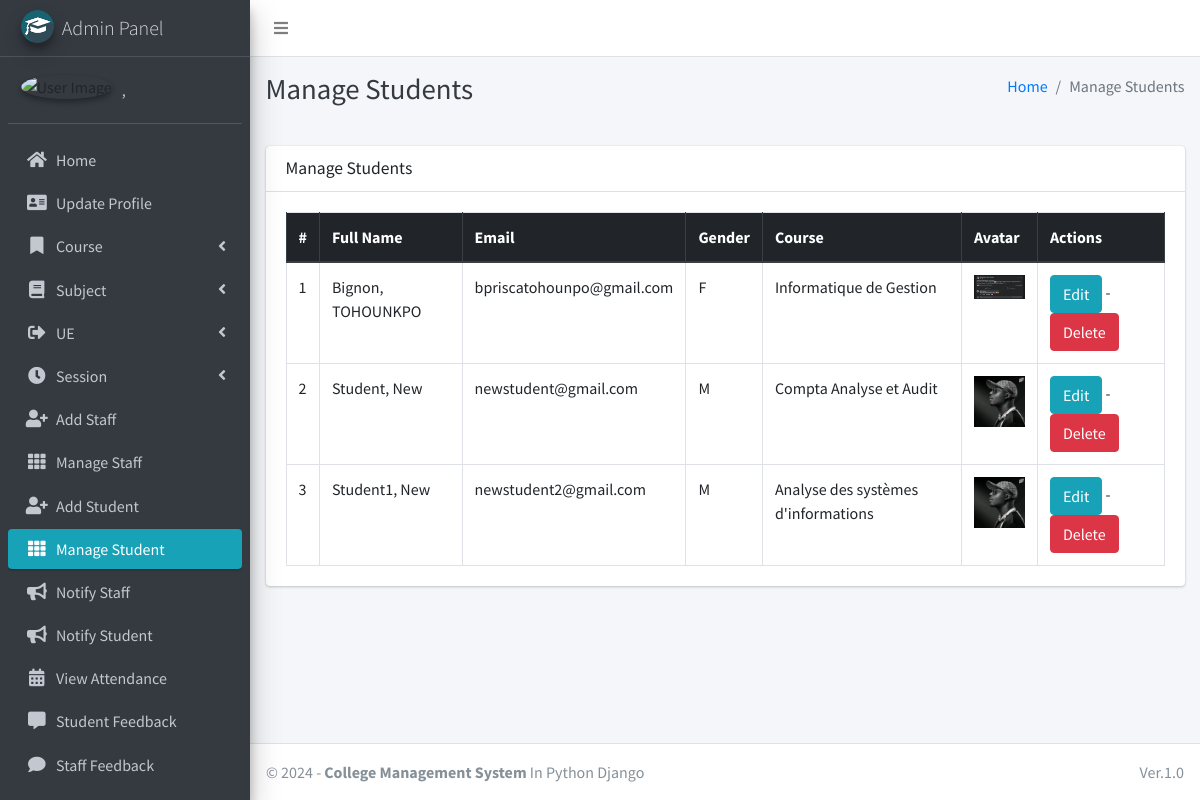
Page /student/manage/ (signed in) on the committed database.
### main_app/models.py (models this page shows, shortened)
class CustomUser(AbstractUser):
    USER_TYPE = ((1, "HOD"), (2, "Staff"), (3, "Student"))
    GENDER = [("M", "Male"), ("F", "Female")]
    username = None  # Removed username, using email instead
    email = models.EmailField(unique=True)
    user_type = models.CharField(default=1, choices=USER_TYPE, max_length=1)
    gender = models.CharField(max_length=1, choices=GENDER)
    profile_pic = models.ImageField()
    address = models.TextField()
    fcm_token = models.TextField(default="")  # For firebase notifications
    created_at = models.DateTimeField(auto_now_add=True)
    updated_at = models.DateTimeField(auto_now=True)
    USERNAME_FIELD = "email"
    REQUIRED_FIELDS = []
    objects = CustomUserManager()
    def __str__(self):
        return self.last_name + ", " + self.first_name

class Student(models.Model):
    admin = models.OneToOneField(CustomUser, on_delete=models.CASCADE)
    course = models.ForeignKey(Course, on_delete=models.DO_NOTHING, null=True, blank=False)
    session = models.ForeignKey(Session, on_delete=models.DO_NOTHING, null=True)
    cycle = models.ForeignKey(Cycle, on_delete=models.DO_NOTHING, null=True)
    years = models.ForeignKey(Years, on_delete=models.DO_NOTHING, null=True)

class Course(models.Model):
    name = models.CharField(max_length=120)
    cycle = models.ForeignKey(Cycle, on_delete=models.DO_NOTHING, null=True)
    created_at = models.DateTimeField(auto_now_add=True)
    updated_at = models.DateTimeField(auto_now=True)

### main_app/hod_views.py (the view)
# urls.py: path("student/manage/", hod_views.manage_student, name='manage_student'),
def manage_student(request):
    students = CustomUser.objects.filter(user_type=3)
    context = {
        'students': students,
        'page_title': 'Manage Students'
    }
    return render(request, "hod_template/manage_student.html", context)

### main_app/templates/hod_template/manage_student.html
{% extends 'main_app/base.html' %}
{% load static %}
{% block page_title %}{{page_title}}{% endblock page_title %}
{% block content %}
<section class="content">
    <div class="container-fluid">
        <div class="row">
            <div class="col-md-12">
                <div class="card">
                    <div class="card-header">
                        <h3 class="card-title">{{page_title}}</h3>
                    </div>
                    <div class="card-body">
                        <table id="example2" class="table table-bordered table-hover">
                            <thead class="thead-dark">
                                <tr>
                                    <th>#</th>
                                    <th>Full Name</th>
                                    <th>Email</th>
                                    <th>Gender</th>
                                    <th>Course</th>
                                    <th>Avatar</th>
                                    <th>Actions</th>
                                </tr>
                            </thead>
                            <tbody>
                                {% for student in students %}
                                <tr>
                                    <td>{{ forloop.counter }}</td>
                                    <td>{{student.last_name}}, {{student.first_name}}</td>
                                    <td>{{student.email}}</td>
                                    <td>{{student.gender}}</td>
                                    <td>{{student.student.course.name}}</td>
                                    <td>
                                        {% if student.profile_pic == ""  %}
                                        No Image
                                        {% else %}
                                        <img class="img img-fluid mb-2" height="56" width="56"
                                            src="{{student.profile_pic}}" alt="">
                                        {% endif %}
                                    </td>
                                    <td><a href="{% url 'edit_student' student.student.id %}" class="btn btn-info">Edit</a> -
                                        <a href="{% url 'delete_student' student.student.id %}" class="btn btn-danger" onclick="return confirm('Are you sure about this ?')">Delete</a>
                                    </td>
                                </tr>
                                {% endfor %}
                            </tbody>
                        </table>
                    </div>
                </div>
            </div>
        </div>
    </div>
</section>
{% endblock content %}

### main_app/templates/main_app/sidebar_template.html (shortened to what this page needs)
{% load static %}
<aside class="main-sidebar sidebar-dark-info elevation-4">
    {% if request.user.user_type == '1' %}
    <a href="{% url 'admin_home' %}" class="brand-link">
        <img src="{% static 'dist/img/cmsl.png' %} " alt="AdminLTE Logo"
            class="brand-image img-circle elevation-3" >
        <span class="brand-text font-weight-light">Admin Panel</span>
    </a>
    <div class="sidebar">
        <div class="user-panel mt-3 pb-3 mb-3 d-flex">
            <div class="image">
                <img src="{{ request.user.profile_pic}}" class="img-circle elevation-2" alt="User Image">
            </div>
            <div class="info">
                <a href="#" class="d-block">{{user}}</a>
            </div>
        </div>
        <nav class="mt-2">
            <ul class="nav nav-pills nav-sidebar flex-column" data-widget="treeview" role="menu" data-accordion="false">
                <li class="nav-item">
                    {% url 'admin_home' as admin_home %}
                    <a href="{{admin_home}}" class="nav-link {% if admin_home == request.path %} active {% endif %}">
                        <i class="nav-icon fas fa-home"></i>
                        <p>
                            Home
                        </p>
                    </a>
                </li>
                <li class="nav-item">
                    {% url 'admin_view_profile' as admin_view_profile %}
                    <a href="{{admin_view_profile}}"
                        class="nav-link {% if admin_view_profile == request.path %} active {% endif %}">
                        <i class="nav-icon fas fa-address-card"></i>
                        <p>
                            Update Profile
                        </p>
                    </a>
                </li>
                <li class="nav-item has-treeview">
                    <a href="#" class="nav-link">
                        <i class="nav-icon fas fa-bookmark"></i>
                        <p>
                            Course
                            <i class="fas fa-angle-left right"></i>
                        </p>
                    </a>
                </li>
                <li class="nav-item has-treeview">
                    <a href="#" class="nav-link">
                        <i class="nav-icon fas fa-book"></i>
                        <p>
                            Subject
                            <i class="fas fa-angle-left right"></i>
                        </p>
                    </a>
                </li>
                <li class="nav-item has-treeview">
                    <a href="#" class="nav-link">
                        <i class="nav-icon fas fa-sign-out-alt"></i>
                        <p>
                            UE
                            <i class="fas fa-angle-left right"></i>
                        </p>
                    </a>
                </li>
                <li class="nav-item has-treeview">
                    <a href="#" class="nav-link">
                        <i class="nav-icon fas fa-clock"></i>
                        <p>
                            Session
                            <i class="fas fa-angle-left right"></i>
                        </p>
                    </a>
                </li>
                <li class="nav-item">
                    {% url 'add_staff' as add_staff %}
                    <a href="{{add_staff}}" class="nav-link {% if add_staff == request.path %} active {% endif %}">
                        <i class="nav-icon fas fa-user-plus"></i>
                        <p>
                            Add Staff
                        </p>
                    </a>
                </li>
                <li class="nav-item">
                    {% url 'manage_staff' as manage_staff %}
                    {% url 'edit_staff' staff_id as edit_staff %}
                    <a href="{{manage_staff}}"
                        class="nav-link {% if manage_staff == request.path or request.path == edit_staff %} active {% endif %}">
                        <i class="nav-icon fas fa-th"></i>
                        <p>
                            Manage Staff
                        </p>
                    </a>
                </li>
                <li class="nav-item">
                    {% url 'add_student' as add_student%}
                    <a href="{{add_student}}" class="nav-link  {% if add_student == request.path %} active {% endif %}">
                        <i class="nav-icon fas fa-user-plus"></i>
                        <p>
                            Add Student
                        </p>
                    </a>
                </li>
                <li class="nav-item">
                    {% url 'manage_student' as manage_student %}
                    {% url 'edit_student' student_id as edit_student %}
                    <a href="{{manage_student}}"
                        class="nav-link  {% if edit_student == request.path or manage_student == request.path %} active {% endif %}">
                        <i class="nav-icon fas fa-th"></i>
                        <p>
                            Manage Student
                        </p>
                    </a>
                </li>
                <li class="nav-item">
                    {% url 'admin_notify_staff' as admin_notify_staff %}
                    <a href="{{admin_notify_staff}}"
                        class="nav-link {% if admin_notify_staff == request.path %} active {% endif %}">
                        <i class="nav-icon fas fa-bullhorn"></i>
                        <p>
                            Notify Staff
                        </p>
                    </a>
                </li>
                <li class="nav-item">
                    {% url 'admin_notify_student' as admin_notify_student %}
                    <a href="{{admin_notify_student}}"
                        class="nav-link {% if admin_notify_student == request.path %} active {% endif %}">
                        <i class="nav-icon fas fa-bullhorn"></i>
                        <p>
                            Notify Student
                        </p>
                    </a>
                </li>
                <li class="nav-item">
                    {% url 'admin_view_attendance' as admin_view_attendance %}
                <li class="nav-item">
                    <a href="{{admin_view_attendance}}"
                        class="nav-link  {% if admin_view_attendance == request.path %} active {% endif %}">
                        <i class="nav-icon fas fa-calendar-alt"></i>
                        <p>
                            View Attendance
                        </p>
                    </a>
                </li>
                <li class="nav-item">
                    {% url 'student_feedback_message' as student_feedback_message %}
                    <a href="{{ student_feedback_message }}"
                        class="nav-link  {% if student_feedback_message == request.path %} active {% endif %}">
                        <i class="nav-icon fas fa-comment-alt"></i>
                        <p>
                            Student Feedback
                        </p>
                    </a>
                </li>
                <li class="nav-item">
                    {% url 'staff_feedback_message' as staff_feedback_message %}
                    <a href="{{staff_feedback_message}}"
                        class="nav-link   {% if staff_feedback_message == request.path %} active {% endif %}">
                        <i class="nav-icon fas fa-comment"></i>
                        <p>
                            Staff Feedback
                        </p>
                    </a>
                </li>
                <li class="nav-item">
                    {% url 'view_staff_leave' as view_staff_leave %}
                    <a href="{{view_staff_leave}}"
                        class="nav-link  {% if view_staff_leave == request.path %} active {% endif %}">
                    </a>
                </li>
                                        {% endif %}
                                    </ul>
                                </nav>
                            </div>
</aside>

### rows in the picture
CustomUser: last_name+first_name ","
CustomUser: last_name "Bignon", first_name "TOHOUNKPO", email "bpriscatohounpo@gmail.com", gender "F", student.course.name "Informatique de Gestion", shows a picture
CustomUser: last_name "Student", first_name "New", email "newstudent@gmail.com", gender "M", student.course.name "Compta Analyse et Audit", profile_pic (picture)
CustomUser: last_name "Student1", first_name "New", email "newstudent2@gmail.com", gender "M", student.course.name "Analyse des systèmes d'informations", profile_pic (picture)

### other values in the picture
{{ page_title }} "Manage Students"
